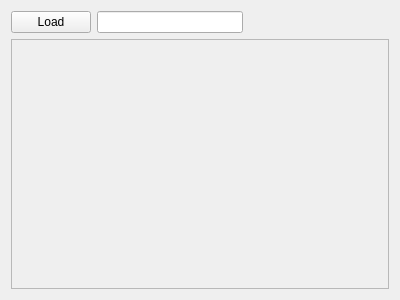
<?xml version="1.0" encoding="UTF-8"?>
<ui version="4.0">
 <class>ImagesWidget</class>
 <widget class="QWidget" name="ImagesWidget">
  <property name="geometry">
   <rect>
    <x>0</x>
    <y>0</y>
    <width>400</width>
    <height>300</height>
   </rect>
  </property>
  <property name="windowTitle">
   <string>Form</string>
  </property>
  <layout class="QVBoxLayout" name="verticalLayout">
   <item>
    <layout class="QHBoxLayout" name="horizontalLayout">
     <item>
      <widget class="QPushButton" name="loadButton">
       <property name="text">
        <string>Load</string>
       </property>
      </widget>
     </item>
     <item>
      <widget class="QLineEdit" name="loadImageLine"/>
     </item>
     <item>
      <spacer name="horizontalSpacer">
       <property name="orientation">
        <enum>Qt::Horizontal</enum>
       </property>
       <property name="sizeHint" stdset="0">
        <size>
         <width>40</width>
         <height>20</height>
        </size>
       </property>
      </spacer>
     </item>
    </layout>
   </item>
   <item>
    <widget class="QScrollArea" name="scrollArea">
     <property name="widgetResizable">
      <bool>true</bool>
     </property>
     <widget class="QWidget" name="scrollAreaWidgetContents">
      <property name="geometry">
       <rect>
        <x>0</x>
        <y>0</y>
        <width>374</width>
        <height>231</height>
       </rect>
      </property>
     </widget>
    </widget>
   </item>
  </layout>
 </widget>
 <resources/>
 <connections>
  <connection>
   <sender>loadButton</sender>
   <signal>clicked()</signal>
   <receiver>ImagesWidget</receiver>
   <slot>load()</slot>
   <hints>
    <hint type="sourcelabel">
     <x>68</x>
     <y>34</y>
    </hint>
    <hint type="destinationlabel">
     <x>4</x>
     <y>81</y>
    </hint>
   </hints>
  </connection>
 </connections>
 <slots>
  <slot>load()</slot>
 </slots>
</ui>
